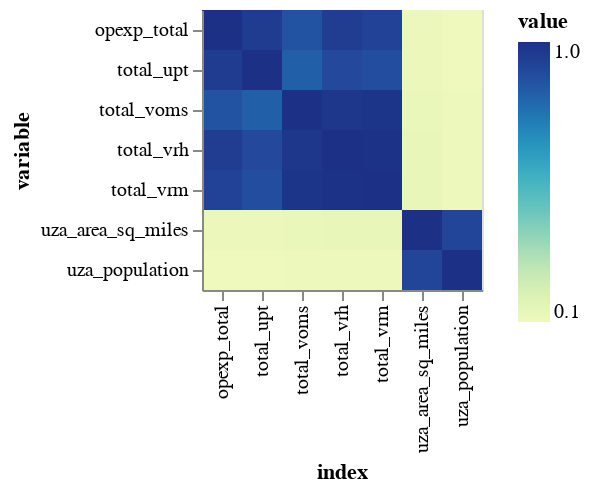

Notebook source saved alongside this figure:
### Code cell
alt.Chart(corr_melt).mark_rect().encode(
    x="index",
    y="variable",
    color="value"
)

### Figure 1 — Vega-Lite specification as saved in the notebook (floating-point values rounded to 4 significant figures)
{"config": {"view": {"continuousWidth": 300, "continuousHeight": 300}}, "data": {"name": "data-727a3156e1ff2cf62d282d99c61519ee"}, "mark": {"type": "rect"}, "encoding": {"color": {"field": "value", "type": "quantitative"}, "x": {"field": "index", "type": "nominal"}, "y": {"field": "variable", "type": "nominal"}}, "$schema": "https://vega.github.io/schema/vega-lite/v5.20.1.json", "datasets": {"data-727a3156e1ff2cf62d282d99c61519ee": [{"index": "opexp_total", "variable": "opexp_total", "value": 1.0}, {"index": "total_upt", "variable": "opexp_total", "value": 0.9541}, {"index": "total_vrh", "variable": "opexp_total", "value": 0.9521}, {"index": "total_vrm", "variable": "opexp_total", "value": 0.9288}, {"index": "total_voms", "variable": "opexp_total", "value": 0.8716}, {"index": "uza_area_sq_miles", "variable": "opexp_total", "value": 0.1073}, {"index": "uza_population", "variable": "opexp_total", "value": 0.0878}, {"index": "opexp_total", "variable": "total_upt", "value": 0.9541}, {"index": "total_upt", "variable": "total_upt", "value": 1.0}, {"index": "total_vrh", "variable": "total_upt", "value": 0.9065}, {"index": "total_vrm", "variable": "total_upt", "value": 0.8861}, {"index": "total_voms", "variable": "total_upt", "value": 0.8294}, {"index": "uza_area_sq_miles", "variable": "total_upt", "value": 0.105}, {"index": "uza_population", "variable": "total_upt", "value": 0.09}, {"index": "opexp_total", "variable": "total_vrh", "value": 0.9521}, {"index": "total_upt", "variable": "total_vrh", "value": 0.9065}, {"index": "total_vrh", "variable": "total_vrh", "value": 1.0}, {"index": "total_vrm", "variable": "total_vrh", "value": 0.9943}, {"index": "total_voms", "variable": "total_vrh", "value": 0.9746}, {"index": "uza_area_sq_miles", "variable": "total_vrh", "value": 0.1165}, {"index": "uza_population", "variable": "total_vrh", "value": 0.0966}, {"index": "opexp_total", "variable": "total_vrm", "value": 0.9288}, {"index": "total_upt", "variable": "total_vrm", "value": 0.8861}, {"index": "total_vrh", "variable": "total_vrm", "value": 0.9943}, {"index": "total_vrm", "variable": "total_vrm", "value": 1.0}, {"index": "total_voms", "variable": "total_vrm", "value": 0.9848}, {"index": "uza_area_sq_miles", "variable": "total_vrm", "value": 0.117}, {"index": "uza_population", "variable": "total_vrm", "value": 0.0982}, {"index": "opexp_total", "variable": "total_voms", "value": 0.8716}, {"index": "total_upt", "variable": "total_voms", "value": 0.8294}, {"index": "total_vrh", "variable": "total_voms", "value": 0.9746}, {"index": "total_vrm", "variable": "total_voms", "value": 0.9848}, {"index": "total_voms", "variable": "total_voms", "value": 1.0}, {"index": "uza_area_sq_miles", "variable": "total_voms", "value": 0.1158}, {"index": "uza_population", "variable": "total_voms", "value": 0.1001}, {"index": "opexp_total", "variable": "uza_area_sq_miles", "value": 0.1073}, {"index": "total_upt", "variable": "uza_area_sq_miles", "value": 0.105}, {"index": "total_vrh", "variable": "uza_area_sq_miles", "value": 0.1165}, {"index": "total_vrm", "variable": "uza_area_sq_miles", "value": 0.117}, {"index": "total_voms", "variable": "uza_area_sq_miles", "value": 0.1158}, {"index": "uza_area_sq_miles", "variable": "uza_area_sq_miles", "value": 1.0}, {"index": "uza_population", "variable": "uza_area_sq_miles", "value": 0.9222}, {"index": "opexp_total", "variable": "uza_population", "value": 0.0878}, {"index": "total_upt", "variable": "uza_population", "value": 0.09}, {"index": "total_vrh", "variable": "uza_population", "value": 0.0966}, {"index": "total_vrm", "variable": "uza_population", "value": 0.0982}, {"index": "total_voms", "variable": "uza_population", "value": 0.1001}, {"index": "uza_area_sq_miles", "variable": "uza_population", "value": 0.9222}, {"index": "uza_population", "variable": "uza_population", "value": 1.0}]}}
